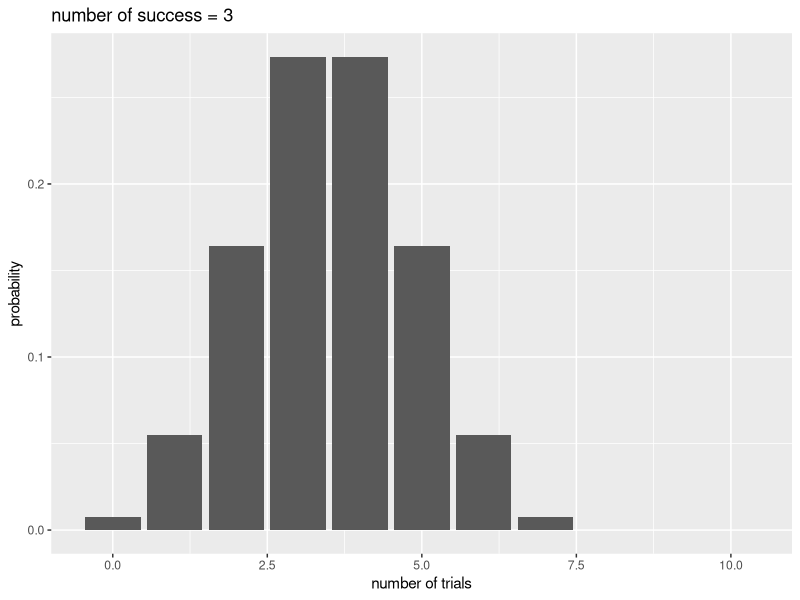
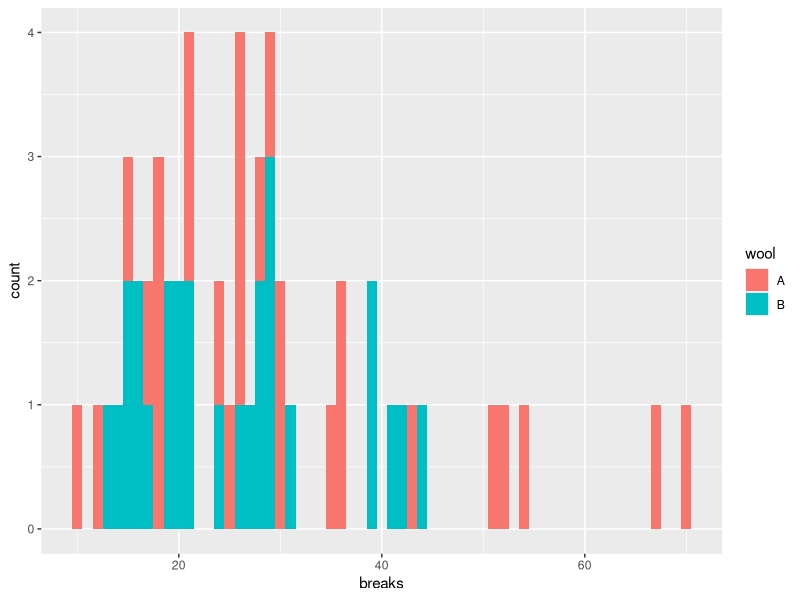
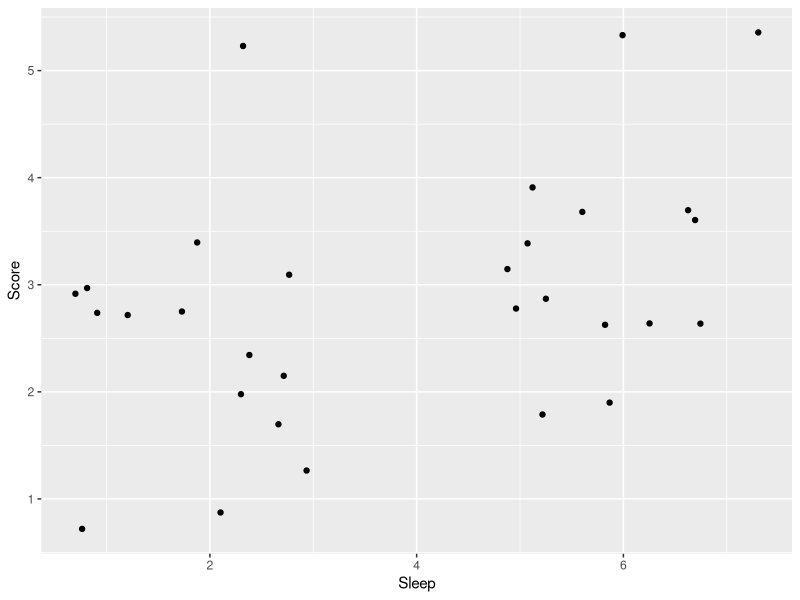

These charts were generated, in order, by the following R code:
## ---- chunk 1
knitr::opts_chunk$set(echo = TRUE)
library(tidyverse)
library(nnet)
library(MASS)
library(pscl)
library(knitr)
## ---- chunk 2

choose(8-1, 3-1)*0.5^2*(1-0.5)^(8-3)*0.5 #つまり，7回中表が2回，裏が5回出て，最後の１回で表が出る確率を求める。

## ---- chunk 3
x = 0:10
p_y = dbinom(x = x, size = 10 - 3, prob = 0.5)

d_plot = data.frame(x = x, p_y = p_y)

ggplot() + 
  geom_bar(data = d_plot, aes(x = x, y = p_y), stat = "identity") + 
  labs(x = "number of trials", y = "probability", title = "number of success = 3")

## ---- chunk 4

d = warpbreaks #別の名前(d)で保存する
d$A <- ifelse(d$wool == "A", 1, 0) #Aなら1, Bなら0のダミー
head(d)

ggplot() + 
  geom_histogram(data = d, aes(x = breaks, fill = wool), binwidth = 1)

## ---- chunk 5
model_poisson = glm(data = d, breaks ~ A, family = poisson(link = "log"))
summary(model_poisson)

mean(d$breaks)
var(d$breaks)

## ---- chunk 6

model_poisson$deviance/model_poisson$df.residual

## ---- chunk 7

model_nb = MASS::glm.nb(data = d, breaks ~ A) #lm関数と同じ要領で，線形の式を入力する。確率分布はオプションで指定しないで良い。
summary(model_nb)

## ---- chunk 8

###サンプルデータの作成
Sleep = c(6,1,5,2,5,6,2,6,2,5,6,2,5,3,5,3,3,7,2,7,6,1,2,1,7,1,1,7,5,3)
Score = c(3,3,3,2,3,3,5,5,2,2,2,3,4,1,3,2,3,5,1,4,4,3,3,3,4,1,3,3,3,2)
sample_ordered = data.frame(Score = Score, Sleep = Sleep)
head(sample_ordered)

## ---- chunk 9

ggplot() + 
  geom_jitter(data = sample_ordered, aes(x = Sleep, y = Score))

## ---- chunk 10

#以下のいずれかの方法で因子型に変換する
sample_ordered$Score = factor(sample_ordered$Score, levels = c("1", "2", "3", "4", "5"), ordered = TRUE)
sample_ordered$Score = ordered(sample_ordered$Score, levels = c("1", "2", "3", "4", "5"))
#levelsで，水準の順序を指定する
#factor()では，オプションoredered=TRUEを加える

## ---- chunk 11

model_polr = MASS::polr(data = sample_ordered, Score ~ Sleep, Hess = TRUE)
summary(model_polr)

## ---- chunk 12

coef_table = coef(summary(model_polr))
p = pnorm(abs(coef_table[,"t value"]), lower.tail = FALSE)*2
(cbind(coef_table, "p value" = p))

## ---- chunk 13
###サンプルデータの作成
set.seed(1)
Male = c(rep(0:1, 25))
Grade = rnorm(n=50, 5, 2)
Faculty = c(rep("Literature", 15), rep("Economics", 20), rep("Physical", 15))
sample_mnl = data.frame(Faculty = Faculty, Male = Male, Grade = Grade)
head(sample_mnl)

## ---- chunk 14

result_mnl = nnet::multinom(data = sample_mnl, Faculty ~ Male + Grade)
summary(result_mnl)

## ---- chunk 15

#p値の出力
z = summary(result_mnl)$coefficients/summary(result_mnl)$standard.errors
p = (1 - pnorm(abs(z), mean = 0, sd = 1)) * 2
p
